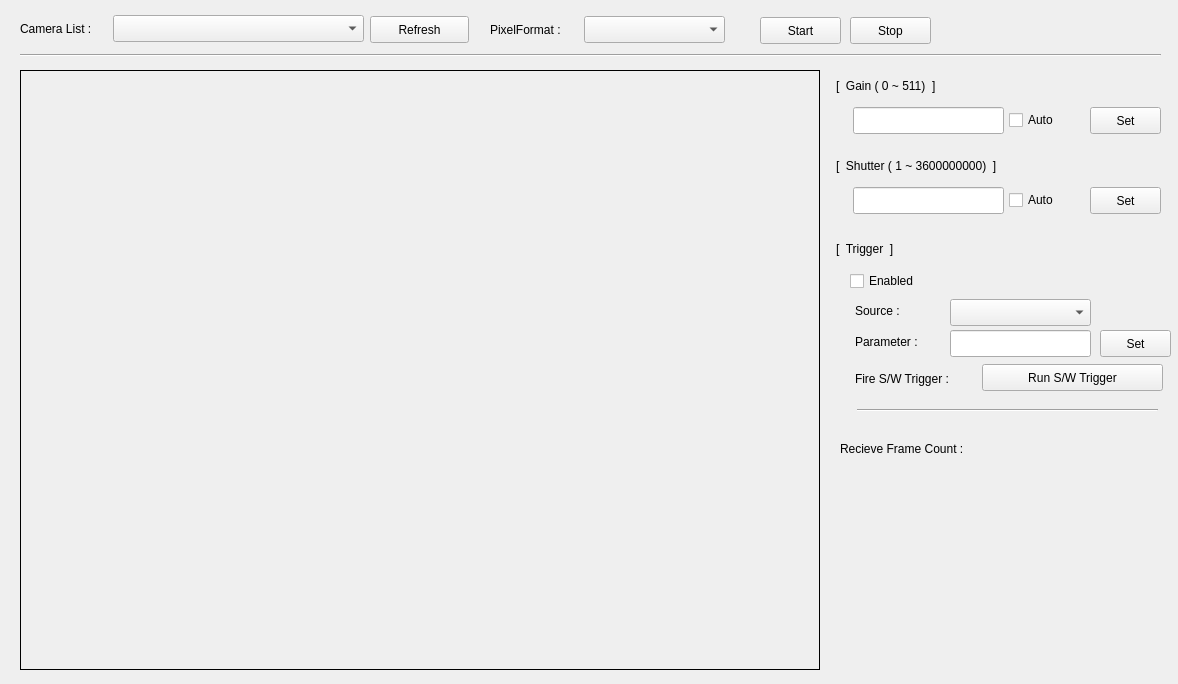
<?xml version="1.0" encoding="UTF-8"?>
<ui version="4.0">
 <class>Widget</class>
 <widget class="QWidget" name="Widget">
  <property name="geometry">
   <rect>
    <x>0</x>
    <y>0</y>
    <width>1178</width>
    <height>684</height>
   </rect>
  </property>
  <property name="windowTitle">
   <string>Widget</string>
  </property>
  <widget class="QLabel" name="label">
   <property name="geometry">
    <rect>
     <x>20</x>
     <y>20</y>
     <width>91</width>
     <height>17</height>
    </rect>
   </property>
   <property name="text">
    <string>Camera List : </string>
   </property>
  </widget>
  <widget class="QComboBox" name="cmbCameraList">
   <property name="geometry">
    <rect>
     <x>113</x>
     <y>15</y>
     <width>251</width>
     <height>27</height>
    </rect>
   </property>
  </widget>
  <widget class="QPushButton" name="btnRefresh">
   <property name="geometry">
    <rect>
     <x>370</x>
     <y>16</y>
     <width>99</width>
     <height>27</height>
    </rect>
   </property>
   <property name="text">
    <string>Refresh</string>
   </property>
  </widget>
  <widget class="QLabel" name="label_2">
   <property name="geometry">
    <rect>
     <x>490</x>
     <y>21</y>
     <width>91</width>
     <height>17</height>
    </rect>
   </property>
   <property name="text">
    <string>PixelFormat :</string>
   </property>
  </widget>
  <widget class="QComboBox" name="cmbPixelFormat">
   <property name="geometry">
    <rect>
     <x>584</x>
     <y>16</y>
     <width>141</width>
     <height>27</height>
    </rect>
   </property>
  </widget>
  <widget class="QPushButton" name="btnStart">
   <property name="geometry">
    <rect>
     <x>760</x>
     <y>17</y>
     <width>81</width>
     <height>27</height>
    </rect>
   </property>
   <property name="text">
    <string>Start</string>
   </property>
  </widget>
  <widget class="QPushButton" name="btnStop">
   <property name="geometry">
    <rect>
     <x>850</x>
     <y>17</y>
     <width>81</width>
     <height>27</height>
    </rect>
   </property>
   <property name="text">
    <string>Stop</string>
   </property>
  </widget>
  <widget class="QLabel" name="laPic">
   <property name="geometry">
    <rect>
     <x>20</x>
     <y>70</y>
     <width>800</width>
     <height>600</height>
    </rect>
   </property>
   <property name="frameShape">
    <enum>QFrame::Panel</enum>
   </property>
   <property name="text">
    <string/>
   </property>
   <property name="alignment">
    <set>Qt::AlignCenter</set>
   </property>
  </widget>
  <widget class="Line" name="line">
   <property name="geometry">
    <rect>
     <x>20</x>
     <y>47</y>
     <width>1141</width>
     <height>16</height>
    </rect>
   </property>
   <property name="orientation">
    <enum>Qt::Horizontal</enum>
   </property>
  </widget>
  <widget class="QLabel" name="label_3">
   <property name="geometry">
    <rect>
     <x>836</x>
     <y>77</y>
     <width>321</width>
     <height>17</height>
    </rect>
   </property>
   <property name="text">
    <string>[  Gain ( 0 ~ 511)  ]</string>
   </property>
  </widget>
  <widget class="QLineEdit" name="editGain">
   <property name="geometry">
    <rect>
     <x>853</x>
     <y>107</y>
     <width>151</width>
     <height>27</height>
    </rect>
   </property>
  </widget>
  <widget class="QCheckBox" name="chkGainAuto">
   <property name="geometry">
    <rect>
     <x>1009</x>
     <y>109</y>
     <width>71</width>
     <height>22</height>
    </rect>
   </property>
   <property name="text">
    <string>Auto</string>
   </property>
  </widget>
  <widget class="QPushButton" name="btnGain">
   <property name="geometry">
    <rect>
     <x>1090</x>
     <y>107</y>
     <width>71</width>
     <height>27</height>
    </rect>
   </property>
   <property name="text">
    <string>Set</string>
   </property>
  </widget>
  <widget class="QCheckBox" name="chkShutterAuto">
   <property name="geometry">
    <rect>
     <x>1009</x>
     <y>189</y>
     <width>71</width>
     <height>22</height>
    </rect>
   </property>
   <property name="text">
    <string>Auto</string>
   </property>
  </widget>
  <widget class="QLabel" name="label_4">
   <property name="geometry">
    <rect>
     <x>836</x>
     <y>157</y>
     <width>331</width>
     <height>17</height>
    </rect>
   </property>
   <property name="text">
    <string>[  Shutter ( 1 ~ 3600000000)  ]</string>
   </property>
  </widget>
  <widget class="QPushButton" name="btnShutter">
   <property name="geometry">
    <rect>
     <x>1090</x>
     <y>187</y>
     <width>71</width>
     <height>27</height>
    </rect>
   </property>
   <property name="text">
    <string>Set</string>
   </property>
  </widget>
  <widget class="QLineEdit" name="editShutter">
   <property name="geometry">
    <rect>
     <x>853</x>
     <y>187</y>
     <width>151</width>
     <height>27</height>
    </rect>
   </property>
  </widget>
  <widget class="QLabel" name="label_5">
   <property name="geometry">
    <rect>
     <x>836</x>
     <y>240</y>
     <width>331</width>
     <height>17</height>
    </rect>
   </property>
   <property name="text">
    <string>[  Trigger  ]</string>
   </property>
  </widget>
  <widget class="QLabel" name="label_6">
   <property name="geometry">
    <rect>
     <x>855</x>
     <y>302</y>
     <width>61</width>
     <height>17</height>
    </rect>
   </property>
   <property name="text">
    <string>Source : </string>
   </property>
  </widget>
  <widget class="QCheckBox" name="chkTriggerEnable">
   <property name="geometry">
    <rect>
     <x>850</x>
     <y>270</y>
     <width>101</width>
     <height>22</height>
    </rect>
   </property>
   <property name="text">
    <string>Enabled</string>
   </property>
  </widget>
  <widget class="QLabel" name="label_7">
   <property name="geometry">
    <rect>
     <x>855</x>
     <y>333</y>
     <width>81</width>
     <height>17</height>
    </rect>
   </property>
   <property name="text">
    <string>Parameter : </string>
   </property>
  </widget>
  <widget class="QLabel" name="label_8">
   <property name="geometry">
    <rect>
     <x>855</x>
     <y>370</y>
     <width>131</width>
     <height>17</height>
    </rect>
   </property>
   <property name="text">
    <string>Fire S/W Trigger :</string>
   </property>
  </widget>
  <widget class="Line" name="line_2">
   <property name="geometry">
    <rect>
     <x>857</x>
     <y>400</y>
     <width>301</width>
     <height>20</height>
    </rect>
   </property>
   <property name="orientation">
    <enum>Qt::Horizontal</enum>
   </property>
  </widget>
  <widget class="QPushButton" name="btnRunSW">
   <property name="geometry">
    <rect>
     <x>982</x>
     <y>364</y>
     <width>181</width>
     <height>27</height>
    </rect>
   </property>
   <property name="text">
    <string>Run S/W Trigger</string>
   </property>
  </widget>
  <widget class="QComboBox" name="cmbTriggerSource">
   <property name="geometry">
    <rect>
     <x>950</x>
     <y>299</y>
     <width>141</width>
     <height>27</height>
    </rect>
   </property>
  </widget>
  <widget class="QLineEdit" name="editTriggerParameter">
   <property name="geometry">
    <rect>
     <x>950</x>
     <y>330</y>
     <width>141</width>
     <height>27</height>
    </rect>
   </property>
  </widget>
  <widget class="QPushButton" name="btnTriggerPara">
   <property name="geometry">
    <rect>
     <x>1100</x>
     <y>330</y>
     <width>71</width>
     <height>27</height>
    </rect>
   </property>
   <property name="text">
    <string>Set</string>
   </property>
  </widget>
  <widget class="QLabel" name="laRecvCount">
   <property name="geometry">
    <rect>
     <x>840</x>
     <y>440</y>
     <width>331</width>
     <height>17</height>
    </rect>
   </property>
   <property name="text">
    <string>Recieve Frame Count : </string>
   </property>
  </widget>
 </widget>
 <layoutdefault spacing="6" margin="11"/>
 <resources/>
 <connections/>
</ui>
